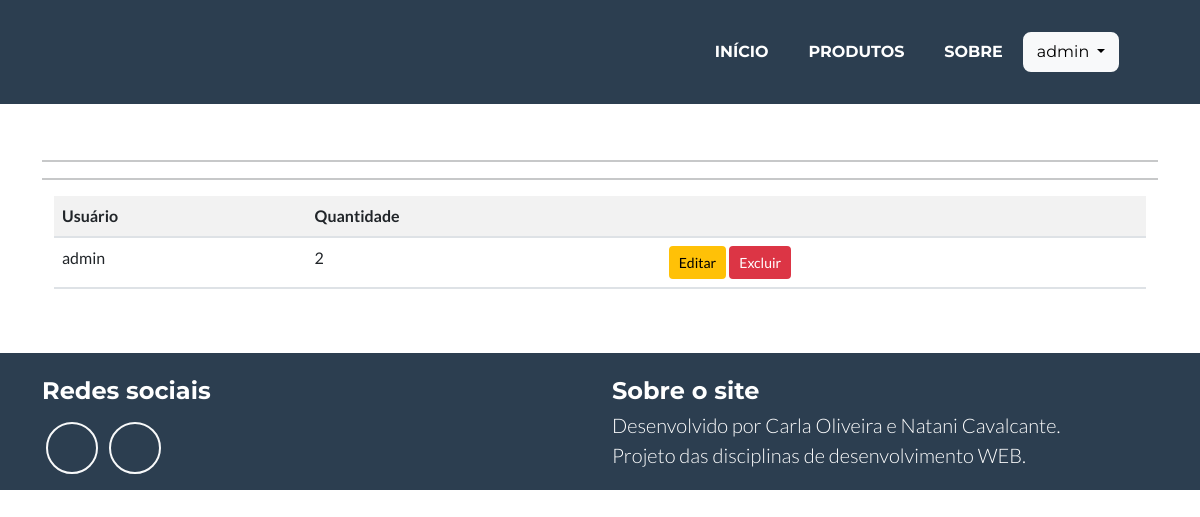
Page /carrinho/ (signed in) on the earlier database version.
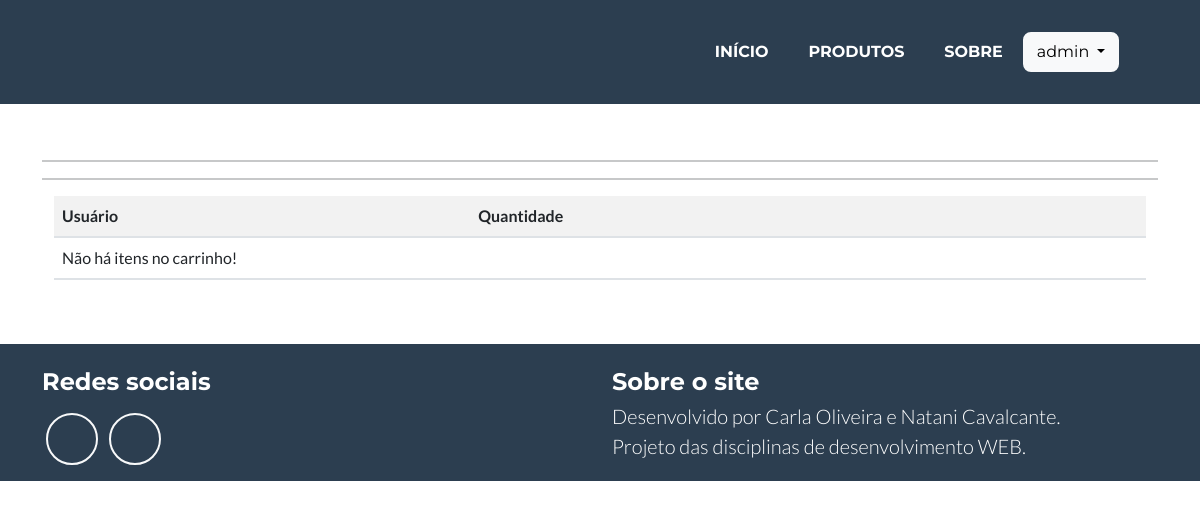
Same page on the later database version.
### cadastros/models.py (models this page shows, shortened)
class ItensVenda (models.Model):
    preco_unitario=models.DecimalField(max_digits=8, decimal_places=2, verbose_name="Preço unitário")
    quantidade=models.IntegerField()
    venda=models.ForeignKey(Venda, on_delete=models.PROTECT, null=True)
    produto=models.ForeignKey(Produto, on_delete=models.PROTECT)
    carrinho=models.BooleanField(default=True)
    usuario=models.ForeignKey(User, on_delete=models.PROTECT)

### cadastros/views.py (the view)
# urls.py: path('carrinho/', ItensVendaList.as_view(), name="listar-carrinho"),
class ItensVendaList(LoginRequiredMixin, ListView):
    login_url = reverse_lazy('login')
    model = ItensVenda
    template_name = 'cadastros/listas/carrinho.html'
    def get_queryset(self):
        self.object_list=ItensVenda.objects.filter(usuario=self.request.user, carrinho=True)
        return self.object_list

### cadastros/templates/cadastros/listas/carrinho.html (shortened to what this page needs)
{% extends 'paginas/modelo.html' %}
{% load static %}
{% load crispy_forms_tags %}
{% block conteudo %}
<hr>
<hr>
<div class="container">
    <div class="table-responsive">
        <table class="table table-striped">
            <tr>
                <th>Usuário</th>
                <th>Quantidade</th>
                <th></th>
            </tr>
            {% for ItensVenda in object_list %}
            <tr>
                <td>{{ItensVenda.usuario}}</td>
                <td>{{ItensVenda.quantidade}}</td>
                <td>
                    <a href="{% url 'editar-carrinho' ItensVenda.pk %}" class="btn btn-warning btn-sm" title="Editar">Editar</a>
                    <a href="{% url 'deletar-carrinho' ItensVenda.pk %}" class="btn btn-danger btn-sm" title="Excluir">Excluir</a>
                </td>
            </tr>
            {% empty %}
            <tr>
                <td colspan="3">Não há itens no carrinho!</td>
            </tr>
            {% endfor %}
        </table>
    </div>
</div>
{% endblock %}

Differences in the rows shown:
no longer on this page (row edited): ItensVenda: usuario "admin", quantidade "2"
Other differences:
text now shown: "Não há itens no carrinho!"
